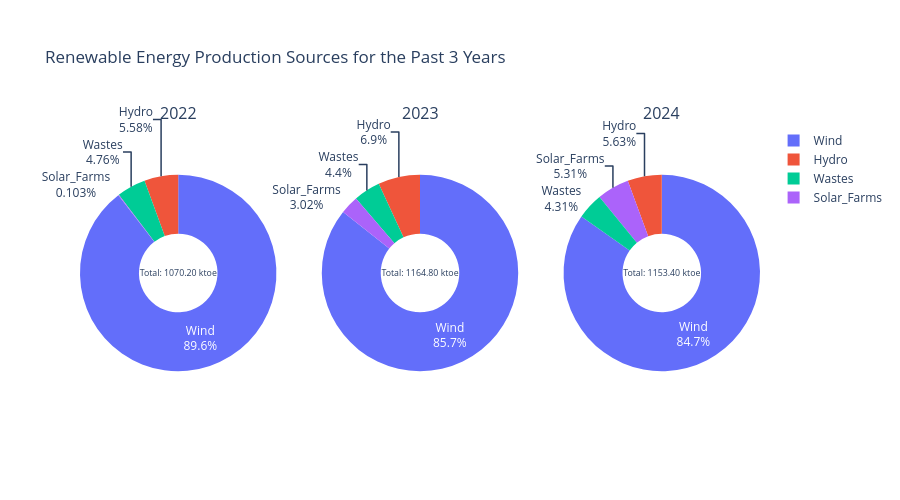

Notebook code for this chart:
### Markdown cell above
### 2. Indigenous Energy Production in IE

### Code cell
# Show a pie chart to compare different energy sources per year
def generate_pie_chart(data, start, end, columns, title): 
    
    # Filter data by year, providing start and end year
    filtered_data = ie_power_production_df.loc[(ie_power_production_df.Year > start) & (ie_power_production_df.Year<end)]
    
    # Group by Year
    yearly_data = filtered_data.groupby('Year')[columns].sum().reset_index()

    # Add the total renewable energy production for each year
    yearly_data['Total'] = yearly_data[columns].sum(axis=1)
    
    # Create subplots
    fig = make_subplots(
        rows=1, cols=len(yearly_data),
        specs=[[{'type':'domain'}]*len(yearly_data)],
        subplot_titles=[str(year) for year in yearly_data['Year']]
    )
    
    # Loop by yearly data
    for idx, row in yearly_data.iterrows():
        fig.add_trace(
            go.Pie(
                labels=columns,  # use correct column labels
                values=[row[col] for col in columns],  # pick values for that row
                name=str(row['Year']),
                hole=0.4,
                textinfo='label+percent',  
                hoverinfo='label+percent+value',  
                title=f"Total: {row['Total']:.2f} ktoe"
            ),
            row=1, 
            col=idx+1  # index is 0-based, subplot cols start at 1
        )
    # Update Titles 
    fig.update_layout(title_text=title, height=500)

    #Render Graph
    return fig

generate_pie_chart(ie_power_production_df, 2021, 2025, renewable_energy, 'Renewable Energy Production Sources for the Past 3 Years').show()

### Figure 1 — Plotly figure (JSON) as saved in the notebook; plotly's stock layout.template omitted (floating-point values rounded to 4 significant figures)
{"data": [{"domain": {"x": [0, 0.2889], "y": [0, 1]}, "hole": 0.4, "hoverinfo": "label+percent+value", "labels": ["Hydro", "Solar_Farms", "Wastes", "Wind"], "name": "2022.0", "textinfo": "label+percent", "title": {"text": "Total: 1070.20 ktoe"}, "type": "pie", "values": [59.7, 1.1, 50.9, 958.5]}, {"domain": {"x": [0.3556, 0.6444], "y": [0, 1]}, "hole": 0.4, "hoverinfo": "label+percent+value", "labels": ["Hydro", "Solar_Farms", "Wastes", "Wind"], "name": "2023.0", "textinfo": "label+percent", "title": {"text": "Total: 1164.80 ktoe"}, "type": "pie", "values": [80.4, 35.2, 51.2, 998]}, {"domain": {"x": [0.7111, 1], "y": [0, 1]}, "hole": 0.4, "hoverinfo": "label+percent+value", "labels": ["Hydro", "Solar_Farms", "Wastes", "Wind"], "name": "2024.0", "textinfo": "label+percent", "title": {"text": "Total: 1153.40 ktoe"}, "type": "pie", "values": [64.9, 61.3, 49.7, 977.5]}], "layout": {"annotations": [{"font": {"size": 16}, "showarrow": false, "text": "2022", "x": 0.1444, "xanchor": "center", "xref": "paper", "y": 1, "yanchor": "bottom", "yref": "paper"}, {"font": {"size": 16}, "showarrow": false, "text": "2023", "x": 0.5, "xanchor": "center", "xref": "paper", "y": 1, "yanchor": "bottom", "yref": "paper"}, {"font": {"size": 16}, "showarrow": false, "text": "2024", "x": 0.8556, "xanchor": "center", "xref": "paper", "y": 1, "yanchor": "bottom", "yref": "paper"}], "height": 500, "title": {"text": "Renewable Energy Production Sources for the Past 3 Years"}}}
